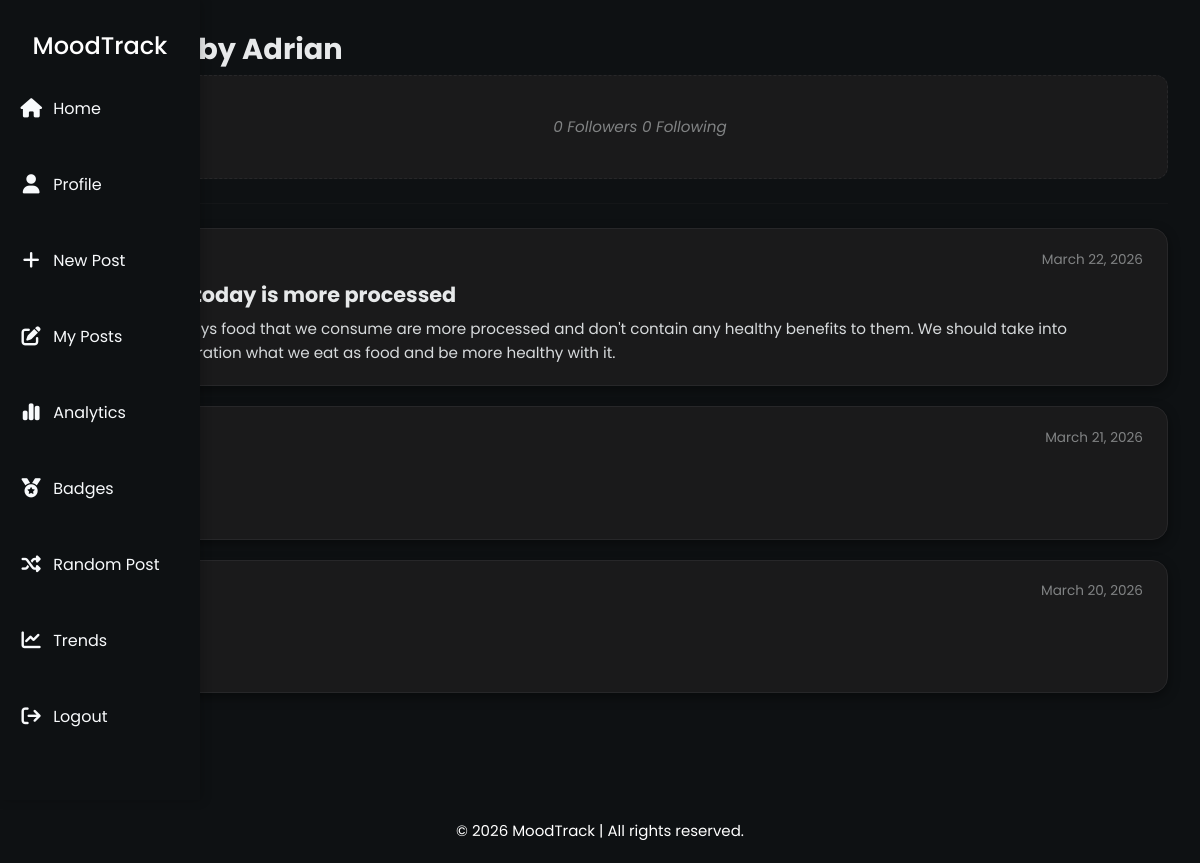
Page /user/Adrian (signed in) on the earlier database version.
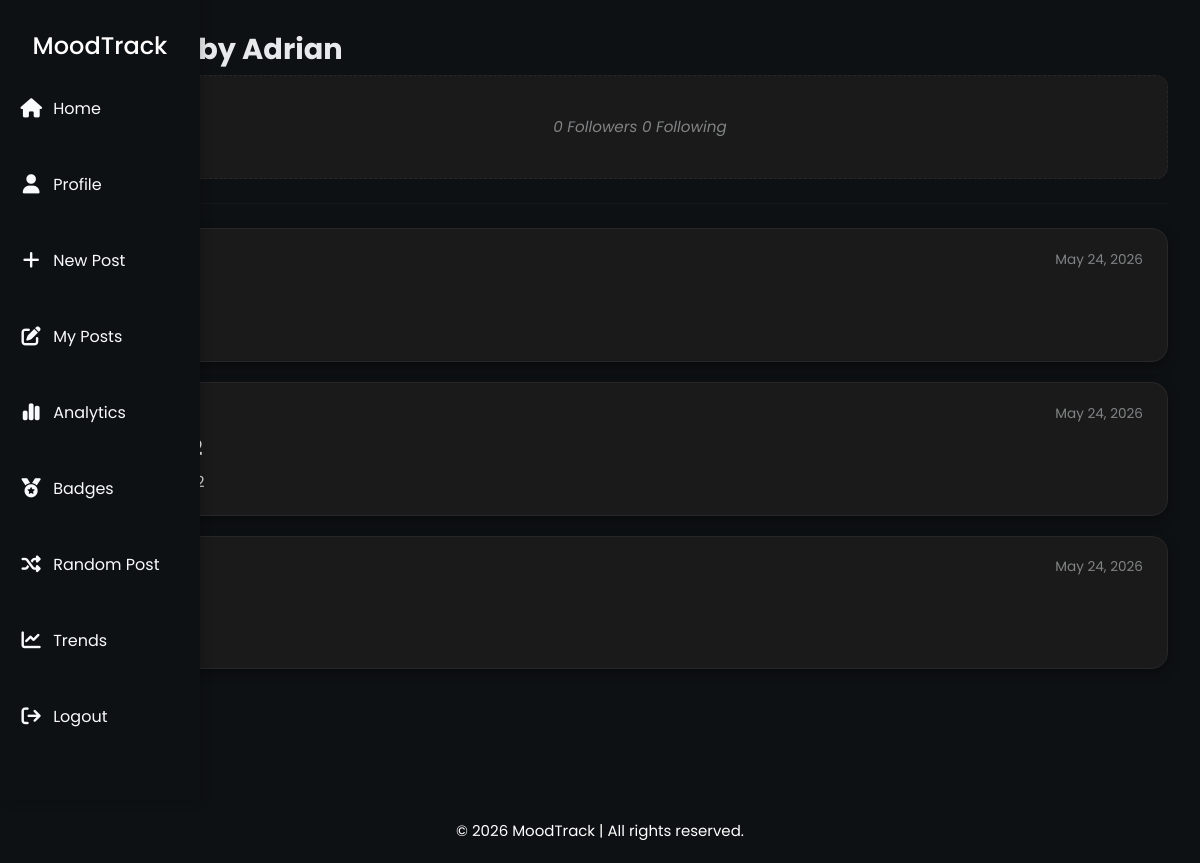
Same page on the later database version.
### moodtrack_app/models.py (models this page shows, shortened)
class Post(models.Model):
    title = models.CharField(max_length=200)
    content = models.TextField()
    author = models.ForeignKey(User, on_delete=models.CASCADE, related_name="posts")
    CATEGORY_CHOICES = [
        ('Political', 'Political'),
        ('Nature', 'Nature'),
        ('Sports', 'Sports'),
        ('Food', 'Food'),
    ]
    category = models.CharField(max_length=10, choices=CATEGORY_CHOICES, default='none')
    created_at = models.DateTimeField(auto_now_add=True)
    updated_at = models.DateTimeField(auto_now=True)
    trending_score = models.FloatField(default=0.0)
    views_count = models.PositiveIntegerField(default=0)
    class Meta:
        ordering = ['-created_at']

### moodtrack_app/views.py (the view)
# urls.py: path('user/<str:username>', UserPostListView.as_view(), name='user-posts'),
class UserPostListView(LoginRequiredMixin, ListView):
    model = Post
    template_name = 'moodtrack_app/user_posts.html'
    context_object_name = 'posts'
    paginate_by = 5
    def get_queryset(self):
        user = get_object_or_404(User, username=self.kwargs.get('username'))
        return Post.objects.filter(author=user).order_by('-created_at')
    def get_context_data(self, **kwargs):
        context = super().get_context_data(**kwargs)
        profile_user = get_object_or_404(User, username=self.kwargs.get('username'))
        is_following = False
        if self.request.user.is_authenticated and self.request.user != profile_user:
            is_following = Follow.objects.filter(
                follower=self.request.user,
                following=profile_user
            ).exists()
        context['profile_user'] = profile_user
        context['is_following'] = is_following
        context['followers_count'] = profile_user.followers.count()
        context['following_count'] = profile_user.following.count()
        return context

### moodtrack_app/templates/moodtrack_app/user_posts.html (shortened to what this page needs)
{% extends "moodtrack_app/base.html" %}
{% load static %}
{% block content %}
<link rel="stylesheet" type="text/css" href="{% static 'moodtrack_app/user_posts.css' %}">
<h1 class="page-title">Posts by {{ profile_user.username }}</h1>
<p class="follow-stats">
  {{ followers_count }} Followers {{ following_count }} Following
</p>
<hr>
{% for post in posts %}
  <article class="post-card">
    <div class="post-meta">
      <a class="post-author" href="{% url 'user-posts' post.author.username %}">
      </a>
      <small class="post-date">{{ post.created_at|date:"F d, Y" }}</small>
    </div>
    <h2 class="post-title">
      <a href="{% url 'post-detail' post.id %}">{{ post.title }}</a>
    </h2>
    <p class="post-content">{{ post.content }}</p>
  </article>
{% empty %}
  <p>No posts yet from {{ profile_user.username }}.</p>
{% endfor %}
{% endblock content %}

Differences in the rows shown:
removed Post: created_at "March 22, 2026", title "Food today is more processed", content "Nowadays food that we consume are more processed and don't contain any healthy benefits to them. We should take into consideration what we eat as food and be more healthy with it."
removed Post: created_at "March 21, 2026"
changed Post (number 1 of 3 on the later page): created_at "March 20, 2026" → "May 24, 2026"
added Post: created_at "May 24, 2026"
added Post: created_at "May 24, 2026"
